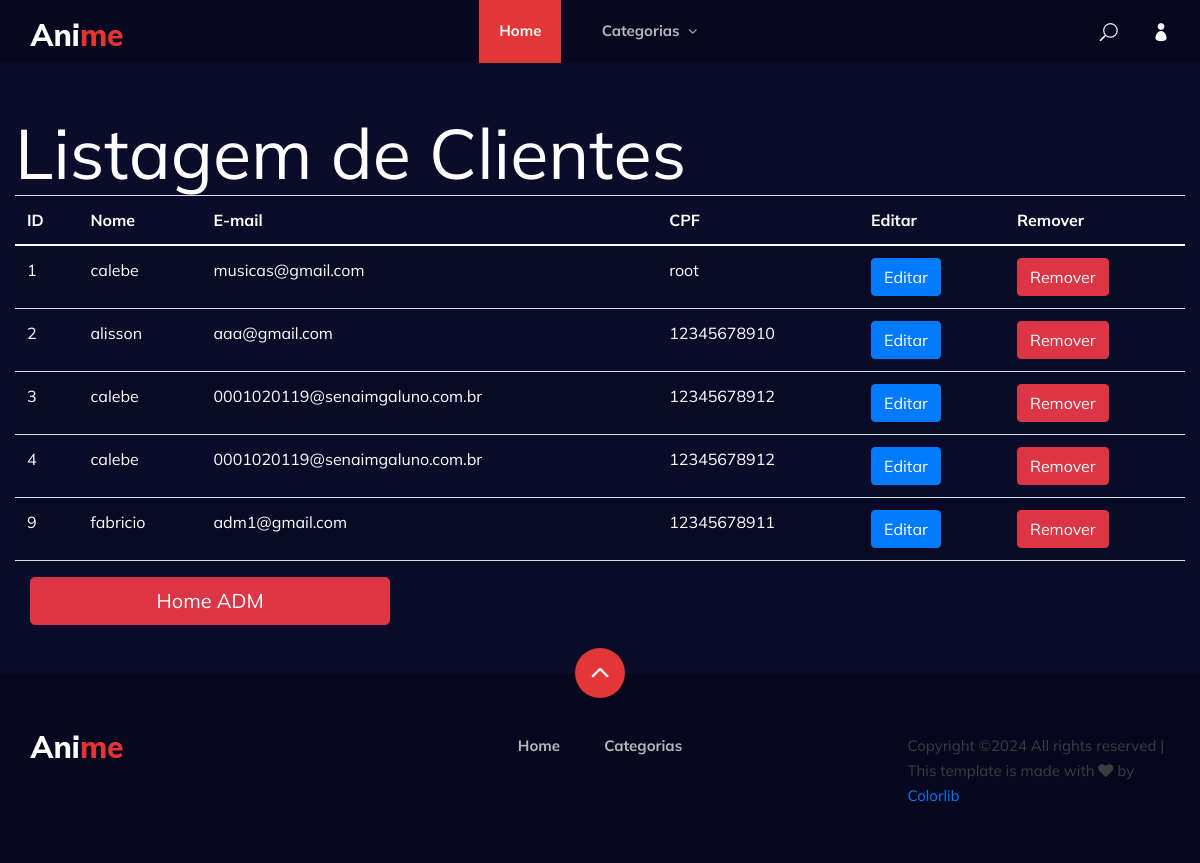
The page /index.php?pagina=clientes_listar on the database its author committed.
### tables this page shows
CREATE TABLE `clientes` (
  `id` int(11) NOT NULL,
  `nome` varchar(100) DEFAULT NULL,
  `cpf` varchar(11) DEFAULT NULL,
  `endereco` varchar(255) DEFAULT NULL,
  `bairro` varchar(100) DEFAULT NULL,
  `cidade` varchar(100) DEFAULT NULL,
  `estado` varchar(2) DEFAULT NULL,
  `cep` varchar(8) DEFAULT NULL,
  `email` varchar(100) DEFAULT NULL,
  `telefone` varchar(15) DEFAULT NULL,
  `data_cadastro` datetime DEFAULT NULL,
  `data_atualizacao` datetime DEFAULT NULL,
  `status` int(1) DEFAULT NULL,
  `senha` varchar(255) DEFAULT NULL,
  `numero` varchar(10) DEFAULT NULL
);

### pagina/clientes_listar.php (the view, shortened to what this page needs)
<?php
include("conexao.php");
$sql = "SELECT * FROM clientes";
$resultado = $conexao->query($sql);
?>
<h1 style="color:white;">Listagem de Clientes</h1>
<table class="table table-striped">
    <thead>
        <tr>
            <th scope="col" style="color:white;">ID</th>
            <th scope="col" style="color:white;">Nome</th>
            <th scope="col" style="color:white;">E-mail</th>
            <th scope="col" style="color:white;">CPF</th>
            <th scope="col" style="color:white;">Editar</th>
            <th scope="col" style="color:white;">Remover</th>
        </tr>
    </thead>
    <tbody>
    <?php
    while ($linha = $resultado->fetch_assoc()) {
    ?>
        <tr>
            <td style="color:white;"><?php echo htmlspecialchars($linha['id']); ?></td>
            <td style="color:white;"><?php echo htmlspecialchars($linha['nome']); ?></td>
            <td style="color:white;"><?php echo htmlspecialchars($linha['email']); ?></td>
            <td style="color:white;"><?php echo htmlspecialchars($linha['cpf']); ?></td>
            <td>
                <a href='index.php?pagina=clientes_edita&id=<?php echo htmlspecialchars($linha['id']); ?>'>
                    <button class='btn btn-primary'>
                        Editar
                    </button>
                </a>
            </td>
            <td>
                <a href='index.php?pagina=clientes_remover&id=<?php echo htmlspecialchars($linha['id']); ?>'>
                    <button class='btn btn-danger'>
                        Remover
                    </button>
                </a>
            </td>
        </tr>
    <?php
    }
    ?>
    </tbody>
</table>
<div class="col-md-4 mb-3">
                <a href="index.php?pagina=home_adm" class="btn btn-danger btn-lg btn-block">Home ADM</a>
            </div>

### index.php (shortened to what this page needs)
<!DOCTYPE html>
<html lang="zxx">
<head>
    <link rel="stylesheet" href="https://cdnjs.cloudflare.com/ajax/libs/bootstrap-icons/1.8.1/font/bootstrap-icons.min.css">
    <link href="https://stackpath.bootstrapcdn.com/bootstrap/5.0.0/css/bootstrap.min.css" rel="stylesheet">
    <link rel="stylesheet" href="css/bootstrap.min.css" type="text/css">
    <link rel="stylesheet" href="css/font-awesome.min.css" type="text/css">
    <link rel="stylesheet" href="css/elegant-icons.css" type="text/css">
    <link rel="stylesheet" href="css/plyr.css" type="text/css">
    <link rel="stylesheet" href="css/nice-select.css" type="text/css">
    <link rel="stylesheet" href="css/owl.carousel.min.css" type="text/css">
    <link rel="stylesheet" href="css/slicknav.min.css" type="text/css">
    <link rel="stylesheet" href="css/style.css" type="text/css">
</head>
<body>
    <header class="header">
        <div class="container">
            <div class="row">
                <div class="col-lg-2">
                    <div class="header__logo">
                        <a href="./index.php">
                            <img src="img/logo.png" alt="">
                        </a>
                    </div>
                </div>
                <div class="col-lg-8">
                    <div class="header__nav">
                        <nav class="header__menu mobile-menu">
                            <ul>
                                <li class="active"><a href="index.php">Home</a></li>
                                <li><a href="index.php?pagina=categories">Categorias <span class="arrow_carrot-down"></span></a>
                                </li>
                            </ul>
                        </nav>
                    </div>
                </div>
                <div class="col-lg-2">
                    <div class="header__right">
                        <a href="index.php?pagina=categories" class="search-switch"><span class="icon_search"></span></a>
                        <a href="index.php?pagina=login"><span class="icon_profile"></span></a>
                    </div>
                </div>
            </div>
        </div>
    </header>
    <div class="container-fluid my-5">
        <?php
        $pagina = isset($_GET['pagina']) ? $_GET['pagina'] : 'home';
        $pagePath = "pagina/{$pagina}.php";
        if (file_exists($pagePath)) {
            include $pagePath;
        } else {
            echo "<div class='alert alert-danger'>Página não encontrada.</div>";
        }
        ?>
    </div>
<footer class="footer">
    <div class="page-up">
        <a href="#" id="scrollToTopButton"><span class="arrow_carrot-up"></span></a>
    </div>
    <div class="container">
        <div class="row">
            <div class="col-lg-3">
                <div class="footer__logo">
                    <a href="./index.php"><img src="img/logo.png" alt=""></a>
                </div>
            </div>
            <div class="col-lg-6">
                <div class="footer__nav">
                    <ul>
                        <li class="active"><a href="./index.php">Home</a></li>
                        <li><a href="index.php?pagina=categories">Categorias</a></li>
                    </ul>
                </div>
            </div>
            <div class="col-lg-3">
                <p>
                  Copyright &copy;<script>document.write(new Date().getFullYear());</script> All rights reserved | This template is made with <i class="fa fa-heart" aria-hidden="true"></i> by <a href="https://colorlib.com" target="_blank">Colorlib</a>
                  </p>
              </div>
          </div>
      </div>
  </footer>
</body>
    </html>

### css/style.css (style rules this page uses)
html, body { height: 100%; font-family: "Mulish", sans-serif; -webkit-font-smoothing: antialiased; background: #0b0c2a; }
h1, h2, h3, h4, h5, h6 { margin: 0; color: #111111; font-weight: 400; font-family: "Mulish", sans-serif; }
h1 { font-size: 70px; }
p { font-size: 15px; font-family: "Mulish", sans-serif; color: #3d3d3d; font-weight: 400; line-height: 25px; margin: 0 0 15px 0; }
img { max-width: 100%; }
ul, ol { padding: 0; margin: 0; }
.header { background: #070720; }
.header__logo { padding: 20px 0 17px; }
.header__logo a { display: inline-block; }
.header__menu { text-align: center; }
.header__menu ul li { list-style: none; display: inline-block; position: relative; margin-right: 16px; }
.header__menu ul li.active a { background: #e53637; color: #ffffff; }
.header__menu ul li:last-child { margin-right: 0; }
.header__menu ul li a { font-size: 15px; color: #b7b7b7; display: block; font-weight: 700; -webkit-transition: all, 0.5s; -o-transition: all, 0.5s; transition: all, 0.5s; padding: 20px; }
.header__menu ul li a span { position: relative; font-size: 17px; top: 2px; }
.header__right { text-align: right; padding: 20px 0 15px; }
.header__right a { display: inline-block; font-size: 18px; color: #ffffff; margin-right: 30px; }
.header__right a:last-child { margin-right: 0; }
.footer { background: #070720; padding-top: 60px; padding-bottom: 40px; position: relative; }
.page-up { position: absolute; left: 50%; top: -25px; margin-left: -25px; }
.page-up a { display: inline-block; font-size: 36px; color: #ffffff; height: 50px; width: 50px; background: #e53637; line-height: 50px; text-align: center; border-radius: 50%; }
.page-up a span { position: relative; top: 2px; left: -1px; }
.footer__nav { text-align: center; }
.footer__nav ul li { list-style: none; display: inline-block; position: relative; margin-right: 40px; }
.footer__nav ul li:last-child { margin-right: 0; }
.footer__nav ul li a { font-size: 15px; color: #b7b7b7; display: block; font-weight: 700; }
@media only screen and (min-width: 1200px) { .container { max-width: 1170px; } }

### rows shown on the page
clientes: id "1", nome "calebe", email "musicas@gmail.com", cpf "root"
clientes: id "2", nome "alisson", email "aaa@gmail.com", cpf "12345678910"
clientes: id "3", nome "calebe", email "0001020119@senaimgaluno.com.br", cpf "12345678912"
clientes: id "4", nome "calebe", email "0001020119@senaimgaluno.com.br", cpf "12345678912"
clientes: id "9", nome "fabricio", email "adm1@gmail.com", cpf "12345678911"
